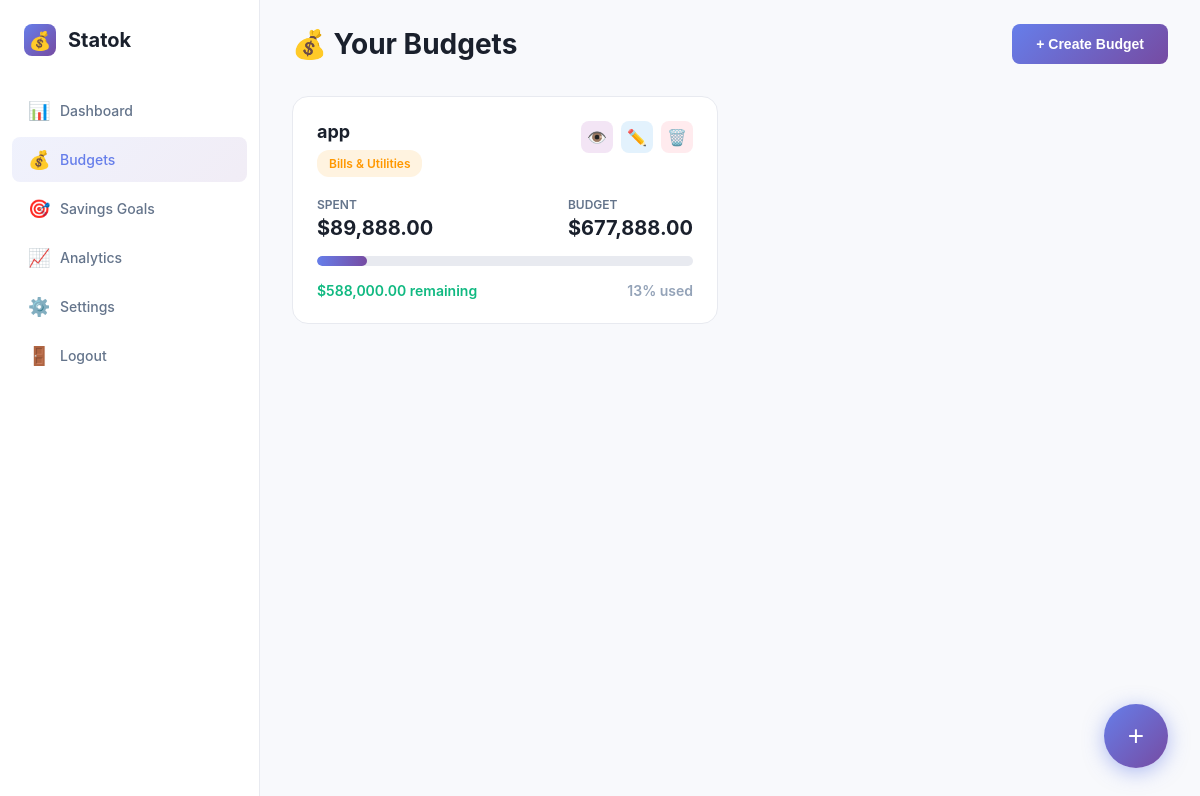
The page /public/budgets.php (signed in) on the database as committed earlier.
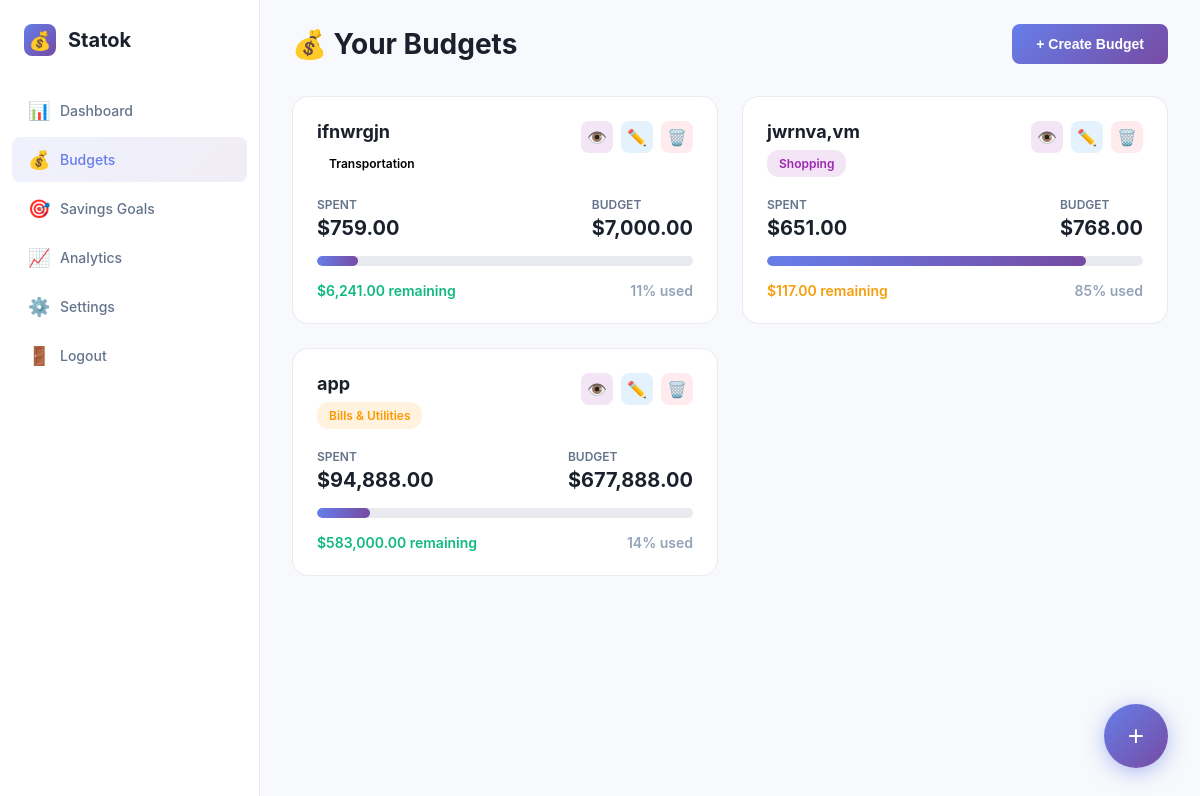
The same page on the database as committed later.
### tables this page shows
CREATE TABLE budgets (
    id INTEGER PRIMARY KEY AUTOINCREMENT,
    name TEXT NOT NULL,
    category TEXT NOT NULL,
    budget_amount REAL NOT NULL,
    created_date TEXT NOT NULL
, user_id INTEGER DEFAULT 1);

### public/budgets.php (the view, shortened to what this page needs)
<?php
$user_id = $_SESSION['user_id'];
try {
    $db = new PDO('sqlite:' .__DIR__ . '/../db/database.db');
    $db->setAttribute(PDO::ATTR_ERRMODE, PDO::ERRMODE_EXCEPTION);
} catch(PDOException $e) {
    die("Connection failed: " . $e->getMessage());
}
$db->exec('CREATE TABLE IF NOT EXISTS budgets (
    id INTEGER PRIMARY KEY AUTOINCREMENT,
    user_id INTEGER NOT NULL,
    name TEXT NOT NULL,
    category TEXT NOT NULL,
    budget_amount REAL NOT NULL,
    created_date TEXT NOT NULL,
    FOREIGN KEY (user_id) REFERENCES users(id) ON DELETE CASCADE
)');
$db->exec('CREATE TABLE IF NOT EXISTS expenses (
    id INTEGER PRIMARY KEY AUTOINCREMENT,
    budget_id INTEGER NOT NULL,
    amount REAL NOT NULL,
    description TEXT,
    date TEXT NOT NULL,
    FOREIGN KEY (budget_id) REFERENCES budgets(id) ON DELETE CASCADE
)');
$stmt = $db->prepare('
    SELECT b.*, COALESCE(SUM(e.amount), 0) as spent
    FROM budgets b
    LEFT JOIN expenses e ON b.id = e.budget_id
    WHERE b.user_id = :uid
    GROUP BY b.id
    ORDER BY b.created_date DESC
');
$stmt->execute([':uid' => $user_id]);
$budgets = $stmt->fetchAll(PDO::FETCH_ASSOC);
?>
<!DOCTYPE html>
<html lang="en">
<head>
</head>
<body>
    <aside class="sidebar">
        <div class="logo">
            <div class="logo-icon">💰</div>
            <div class="logo-text">Statok</div>
        </div>
        <ul class="nav-menu">
            <li class="nav-item">
                <a href="dashboard.php" class="nav-link">
                    <span class="nav-icon">📊</span>
                    Dashboard
                </a>
            </li>
            <li class="nav-item">
                <a href="budgets.php" class="nav-link active">
                    <span class="nav-icon">💰</span>
                    Budgets
                </a>
            </li>
            <li class="nav-item">
                <a href="savings.php" class="nav-link">
                    <span class="nav-icon">🎯</span>
                    Savings Goals
                </a>
            </li>
            <li class="nav-item">
                <a href="#" class="nav-link">
                    <span class="nav-icon">📈</span>
                    Analytics
                </a>
            </li>
            <li class="nav-item">
                <a href="#" class="nav-link">
                    <span class="nav-icon">⚙️</span>
                    Settings
                </a>
            </li>
            <li class="nav-item">
                <a href="logout.php" class="nav-link">
                    <span class="nav-icon">🚪</span>
                    Logout
                </a>
            </li>
        </ul>
    </aside>
    <main class="main-content">
        <div class="top-bar">
            <div class="page-title">💰 Your Budgets</div>
            <button class="btn btn-primary" onclick="openModal('createBudget')">
                + Create Budget
            </button>
        </div>
        <?php if (count($budgets) > 0): ?>
        <div class="budget-cards">
            <?php foreach ($budgets as $budget):
                $remaining = $budget['budget_amount'] - $budget['spent'];
                $percentage = $budget['budget_amount'] > 0 ? ($budget['spent'] / $budget['budget_amount']) * 100 : 0;
                $statusClass = $percentage >= 100 ? 'status-over' : ($percentage >= 80 ? 'status-warning' : 'status-positive');
                $catClass = 'cat-' . strtolower(str_replace(['&', ' '], '', explode(' ', $budget['category'])[0]));
            ?>
            <div class="budget-card">
                <div class="budget-header">
                    <div class="budget-info">
                        <h3><?php echo htmlspecialchars($budget['name']); ?></h3>
                        <span class="category-badge <?php echo $catClass; ?>"><?php echo htmlspecialchars($budget['category']); ?></span>
                    </div>
                    <div class="budget-actions">
                        <button class="btn-mini btn-view" onclick="window.location.href='?view=<?php echo $budget['id']; ?>'" title="View Expenses">👁️</button>
                        <button class="btn-mini btn-edit" onclick="window.location.href='?edit=<?php echo $budget['id']; ?>'" title="Edit">✏️</button>
                        <form method="POST" style="display: inline;" onsubmit="return confirm('Delete this budget and all its expenses?');">
                            <button type="submit" class="btn-mini btn-delete" title="Delete">🗑️</button>
                        </form>
                    </div>
                </div>
                <div class="budget-amounts">
                    <div class="amount-item">
                        <span class="amount-label">Spent</span>
                        <span class="amount-value">$<?php echo number_format($budget['spent'], 2); ?></span>
                    </div>
                    <div class="amount-item">
                        <span class="amount-label">Budget</span>
                        <span class="amount-value">$<?php echo number_format($budget['budget_amount'], 2); ?></span>
                    </div>
                </div>
                <div class="progress-bar">
                    <div class="progress-fill <?php echo $percentage >= 100 ? 'progress-over' : ''; ?>" style="width: <?php echo min($percentage, 100); ?>%"></div>
                </div>
                <div class="budget-status">
                    <span class="<?php echo $statusClass; ?>">
                        $<?php echo number_format(abs($remaining), 2); ?> <?php echo $remaining >= 0 ? 'remaining' : 'over budget'; ?>
                    </span>
                    <span style="color: #94a3b8;"><?php echo round($percentage); ?>% used</span>
                </div>
            </div>
            <?php endforeach; ?>
        </div>
        <?php endif; ?>
    </main>
    <button class="fab" onclick="openModal('createBudget')" title="Create New Budget">+</button>
</body>
</html>

### public/budgets.php (style rules this page uses)
* { margin: 0; padding: 0; box-sizing: border-box; }
body { font-family: -apple-system, BlinkMacSystemFont, 'Segoe UI', 'Inter', Roboto, sans-serif; background: #f8f9fc; display: flex; min-height: 100vh; }
.sidebar { width: 260px; background: white; border-right: 1px solid #e8eaf0; padding: 24px 0; position: fixed; height: 100vh; overflow-y: auto; }
.logo { display: flex; align-items: center; gap: 12px; padding: 0 24px; margin-bottom: 32px; }
.logo-icon { width: 32px; height: 32px; background: linear-gradient(135deg, #667eea 0%, #764ba2 100%); border-radius: 8px; display: flex; align-items: center; justify-content: center; font-size: 18px; }
.logo-text { font-size: 20px; font-weight: 700; color: #1a202c; }
.nav-menu { list-style: none; padding: 0 12px; }
.nav-item { margin-bottom: 4px; }
.nav-link { display: flex; align-items: center; gap: 12px; padding: 12px 16px; color: #64748b; text-decoration: none; border-radius: 8px; transition: all 0.2s; font-size: 14px; font-weight: 500; }
.nav-link.active { background: linear-gradient(135deg, rgba(102, 126, 234, 0.1) 0%, rgba(118, 75, 162, 0.1) 100%); color: #667eea; }
.nav-icon { width: 20px; font-size: 18px; }
.main-content { margin-left: 260px; flex: 1; padding: 24px 32px; }
.top-bar { display: flex; justify-content: space-between; align-items: center; margin-bottom: 32px; }
.page-title { font-size: 28px; font-weight: 700; color: #1a202c; }
.btn { padding: 12px 24px; border-radius: 8px; border: none; cursor: pointer; font-size: 14px; font-weight: 600; transition: all 0.2s; }
.btn-primary { background: linear-gradient(135deg, #667eea 0%, #764ba2 100%); color: white; }
.budget-cards { display: grid; grid-template-columns: repeat(auto-fill, minmax(350px, 1fr)); gap: 24px; }
.budget-card { background: white; border-radius: 16px; padding: 24px; border: 1px solid #e8eaf0; transition: all 0.2s; }
.budget-header { display: flex; justify-content: space-between; align-items: flex-start; margin-bottom: 20px; }
.budget-info h3 { font-size: 18px; font-weight: 700; color: #1a202c; margin-bottom: 8px; }
.category-badge { display: inline-block; padding: 6px 12px; border-radius: 12px; font-size: 12px; font-weight: 600; }
.cat-shopping { background: #f3e5f5; color: #9c27b0; }
.cat-bills { background: #fff3e0; color: #ff9800; }
.budget-actions { display: flex; gap: 8px; }
.btn-mini { width: 32px; height: 32px; border-radius: 8px; border: none; cursor: pointer; display: flex; align-items: center; justify-content: center; font-size: 16px; transition: all 0.2s; }
.btn-edit { background: #e3f2fd; color: #2196f3; }
.btn-delete { background: #ffebee; color: #f44336; }
.btn-view { background: #f3e5f5; color: #9c27b0; }
.budget-amounts { display: flex; justify-content: space-between; margin-bottom: 16px; font-size: 14px; }
.amount-item { display: flex; flex-direction: column; gap: 4px; }
.amount-label { color: #64748b; font-size: 12px; font-weight: 600; text-transform: uppercase; }
.amount-value { font-size: 20px; font-weight: 700; color: #1a202c; }
.progress-bar { height: 10px; background: #e8eaf0; border-radius: 5px; overflow: hidden; margin-bottom: 16px; }
.progress-fill { height: 100%; background: linear-gradient(90deg, #667eea 0%, #764ba2 100%); border-radius: 5px; transition: width 0.3s; }
.budget-status { display: flex; justify-content: space-between; align-items: center; font-size: 14px; font-weight: 600; }
.status-positive { color: #10b981; }
.status-warning { color: #f59e0b; }
.fab { position: fixed; bottom: 32px; right: 32px; width: 64px; height: 64px; border-radius: 50%; background: linear-gradient(135deg, #667eea 0%, #764ba2 100%); color: white; border: none; font-size: 28px; cursor: pointer; box-shadow: 0 4px 20px rgba(102, 126, 234, 0.5); transition: all 0.3s; display: flex; align-items: center; justify-content: center; }

Rows that differ between the two databases and show on the page:
added budgets: name "ifnwrgjn", category "Transportation", spent "759.00", budget_amount "7,000.00", remaining "6,241.00", percentage "11"
added budgets: name "jwrnva,vm", category "Shopping", spent "651.00", budget_amount "768.00", remaining "117.00", percentage "85"
computed for budgets "app": spent "89,888.00" → "94,888.00"; min($percentage, 100) 13.26000755287 → 13.997592522659 (drawn); remaining "588,000.00" → "583,000.00"; percentage "13" → "14"
